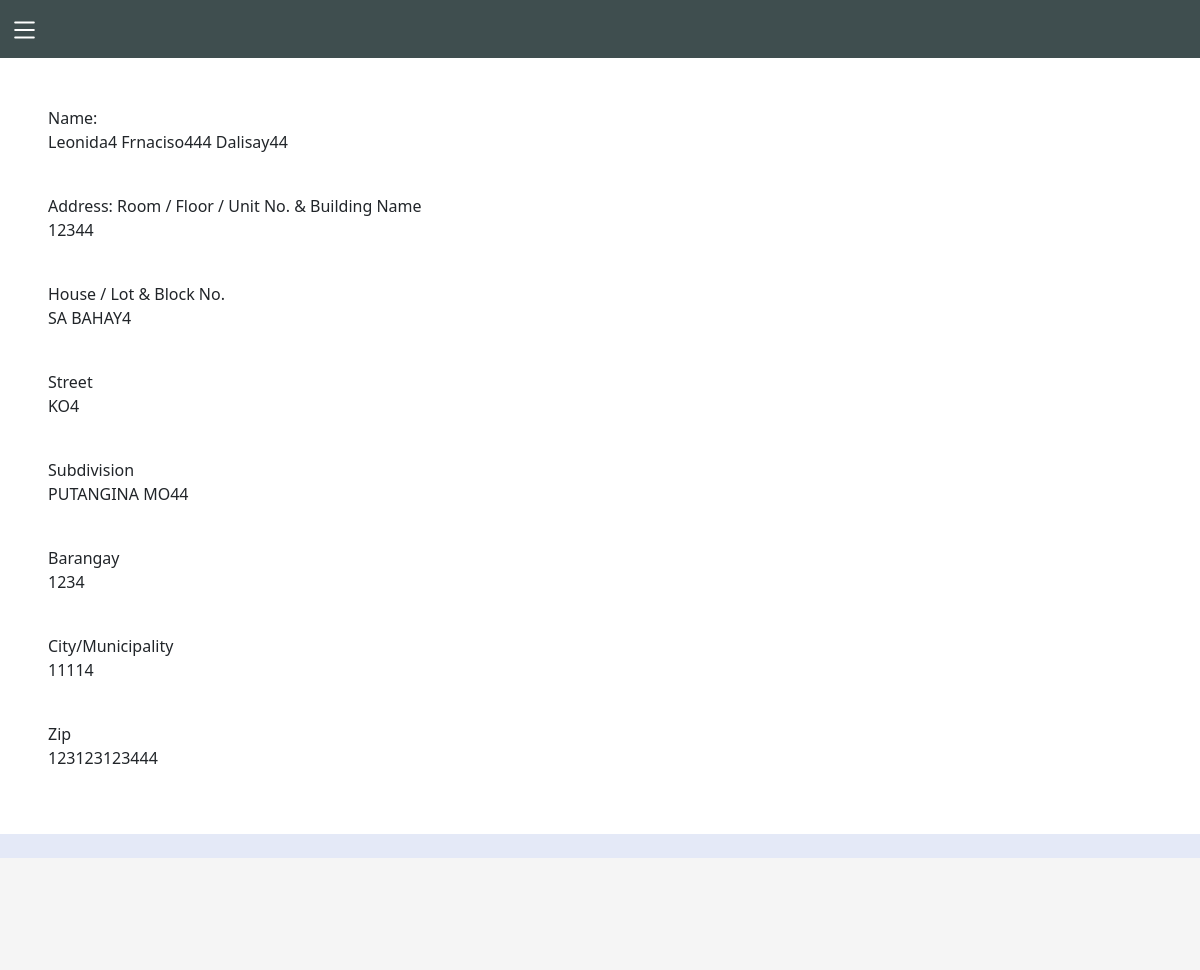
Screenshot of /parents/profile.php (signed in) with the database file from the repository.
### tables this page shows
CREATE TABLE `users` (
  `id` int(11) NOT NULL,
  `user_id` varchar(250) NOT NULL,
  `email` varchar(50) NOT NULL,
  `password` varchar(50) NOT NULL,
  `first_name` varchar(50) NOT NULL,
  `middle_name` varchar(50) NOT NULL,
  `last_name` varchar(50) NOT NULL,
  `contact_number` varchar(50) NOT NULL,
  `room` varchar(50) NOT NULL,
  `house` varchar(50) NOT NULL,
  `street` varchar(50) NOT NULL,
  `subdivision` varchar(50) NOT NULL,
  `barangay` varchar(50) NOT NULL,
  `city` varchar(50) NOT NULL,
  `zip` varchar(50) NOT NULL,
  `address` varchar(255) NOT NULL,
  `gender` varchar(11) NOT NULL,
  `user_type` int(11) NOT NULL,
  `image` blob NOT NULL,
  `student_id` varchar(255) NOT NULL,
  `date_time_created` datetime NOT NULL,
  `date_time_updated` datetime NOT NULL
);

### parents/profile.php (the view, shortened to what this page needs)
<?php
include('../connection.php');
$email = $_SESSION['email'];
?>
<!DOCTYPE html>
<html lang="en">
<head>
    <link rel="stylesheet" href="../styles/bootstrap/css/bootstrap.css">
    <link rel="stylesheet" href="../styles/bootstrap/css/bootstrap.min.css">
    <link href='https://unpkg.com/boxicons@2.1.2/css/boxicons.min.css' rel='stylesheet'>
    <link rel="stylesheet" href="../styles/custom/sidenav.css">
</head>
<body>
<main class="main-container container-fluid-lg" style="width: 100%;">
    <nav class="navbar navbar-expand-lg navbar-dark" style="background: #3F4E4F;">
        <div class="container-fluid">
            <a class="navbar-brand" class="text-dark" style="cursor:pointer;" id="sidenavCollapse">
        </a>
        </div>
    </nav>
    <main class="content">
        <div class="container-fluid p-5 bg-white">
            <?php
            $query = "SELECT users.first_name AS 'users_first_name', users.middle_name AS 'users_middle_name', users.last_name AS 'users_last_name' , users.room AS 'users_room', users.house AS 'users_house', users.street AS 'users_street' , users.subdivision AS 'users_subdivision' , users.barangay AS 'users_barangay', users.city AS 'users_city', users.zip AS 'users_zip', users.image AS 'users_image', students.first_name AS 'students_first_name', students.middle_name  AS 'students_middle_name', students.last_name  AS 'students_last_name', students.date_of_birth AS 'students_date_of_birth', students.gender AS 'students_gender', students.student_id
            AS 'students_student_id' FROM users
            LEFT JOIN students ON  users.student_id = students.student_id WHERE email = '$email'";
            $run = mysqli_query($conn,$query);
            if(mysqli_num_rows($run) > 0){
            foreach ($run as $row) {
                ?>
                    <label for="">Name:</label>
                    <p><?php echo $row ['users_first_name'] . " " . $row ['users_middle_name'] . " "  . $row ['users_last_name']  ?></p>
                    <br>
                    <label for="">Address:</label>
                    <label for="">Room / Floor / Unit No. & Building Name</label>
                    <p><?php echo $row ['users_room'] ?></p>
                    <br>
                    <label for="">House / Lot & Block No.</label>
                    <p><?php echo $row ['users_house']?></p>
                    <br>
                    <label for="">Street</label>
                    <p><?php echo $row ['users_street']?></p>
                    <br>
                    <label for="">Subdivision</label>
                    <p><?php echo $row ['users_subdivision']?></p>
                    <br>
                    <label for="">Barangay </label>
                    <p><?php echo $row ['users_barangay']?></p>
                    <br>
                    <label for="">City/Municipality </label>
                    <p><?php echo $row ['users_city']?></p>
                    <br>
                    <label for="">Zip</label>
                    <p><?php echo $row ['users_zip']?></p>
                <?php
            }
            }
            ?>
        </div>
    </main>
    <div class="footer">
    </div>
</main>
</body>
</html>

### styles/custom/sidenav.css (style rules this page uses)
body { background: #e4e9f7; overflow-x: hidden; }
.main-container { position: relative; margin-left: 0px; transition: all .4s ease; }
.content { min-height: 100vh; }
.footer { height: 7rem; background-color: whitesmoke; }

### rows the page displays
users: first_name "Leonida4", middle_name "Frnaciso444", last_name "Dalisay44", room "12344", house "SA BAHAY4", street "KO4", subdivision "PUTANGINA MO44", barangay "1234", city "11114", zip "123123123444"
